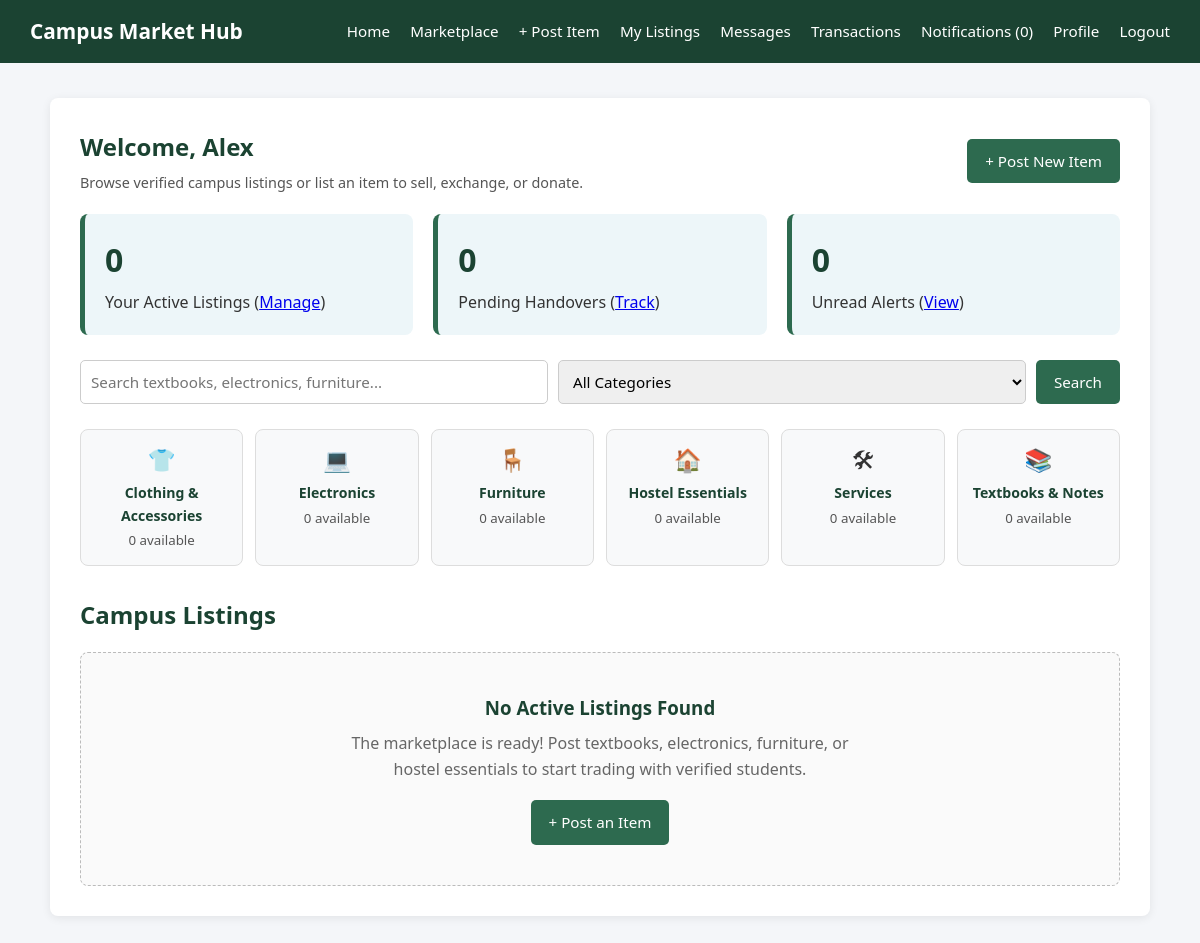
The page /student_dashboard.php (signed in) on the database its author committed.
### tables this page shows
CREATE TABLE `categories` (
  `category_id` int(11) NOT NULL,
  `category_name` varchar(100) NOT NULL
);

### student_dashboard.php (the view, shortened to what this page needs)
<?php
require_once 'config/db.php';
$user_id     = $_SESSION['user_id'];
$search      = trim($_GET['search'] ?? '');
$category_id = (int)($_GET['category'] ?? 0);
$unread_stmt = $pdo->prepare("SELECT COUNT(*) FROM notifications WHERE user_id = ? AND is_read = 0");
$unread_stmt->execute([$user_id]);
$unread_notifs = $unread_stmt->fetchColumn();
$my_active_stmt = $pdo->prepare("SELECT COUNT(*) FROM products WHERE user_id = ? AND status = 'Available'");
$my_active_stmt->execute([$user_id]);
$my_active_count = $my_active_stmt->fetchColumn();
$pending_tx_stmt = $pdo->prepare("SELECT COUNT(*) FROM transactions WHERE (buyer_id = ? OR seller_id = ?) AND transaction_status = 'Pending'");
$pending_tx_stmt->execute([$user_id, $user_id]);
$pending_tx_count = $pending_tx_stmt->fetchColumn();
$categories = $pdo->query("
    SELECT c.category_id, c.category_name, COUNT(p.product_id) AS item_count
    FROM categories c
    LEFT JOIN products p ON c.category_id = p.category_id AND p.status = 'Available'
    GROUP BY c.category_id, c.category_name
    ORDER BY c.category_name ASC
")->fetchAll();
$cat_icons = [
    'Textbooks & Notes'      => '&#128218;',
    'Electronics'            => '&#128187;',
    'Furniture'              => '&#129681;',
    'Clothing & Accessories' => '&#128085;',
    'Hostel Essentials'      => '&#127968;',
    'Services'               => '&#128736;'
];
$sql = "SELECT p.*, c.category_name, u.full_name AS seller_name
        FROM products p
        JOIN categories c ON p.category_id = c.category_id
        JOIN users u ON p.user_id = u.user_id
        WHERE p.status = 'Available'";
$params = [];
$sql .= " ORDER BY p.date_posted DESC";
$stmt = $pdo->prepare($sql);
$stmt->execute($params);
$products = $stmt->fetchAll();
?>
<!DOCTYPE html>
<html lang="en">
<head>
    <link rel="stylesheet" href="assets/style.css">
</head>
<body>
<div class="navbar">
    <h1>Campus Market Hub</h1>
    <div>
        <a href="index.php">Home</a>
        <a href="student_dashboard.php">Marketplace</a>
        <a href="add_product.php">+ Post Item</a>
        <a href="my_listings.php">My Listings</a>
        <a href="messages.php">Messages</a>
        <a href="transactions.php">Transactions</a>
        <a href="notifications.php">Notifications (<?= $unread_notifs ?>)</a>
        <a href="profile.php">Profile</a>
        <a href="logout.php">Logout</a>
    </div>
</div>
<div class="container wide">
    <div style="display:flex; justify-content:space-between; align-items:center; flex-wrap:wrap; gap:15px; margin-bottom:20px;">
        <div>
            <h2 style="margin-bottom:4px;">Welcome, <?= htmlspecialchars($_SESSION['full_name']) ?></h2>
            <p style="font-size:0.9rem; color:#555;">Browse verified campus listings or list an item to sell, exchange, or donate.</p>
        </div>
        <a href="add_product.php" class="btn" style="margin-top:0;">+ Post New Item</a>
    </div>
    <div class="stats-grid" style="margin-bottom:25px;">
        <div class="stat-card">
            <h3><?= $my_active_count ?></h3>
            <p>Your Active Listings (<a href="my_listings.php">Manage</a>)</p>
        </div>
        <div class="stat-card">
            <h3><?= $pending_tx_count ?></h3>
            <p>Pending Handovers (<a href="transactions.php">Track</a>)</p>
        </div>
        <div class="stat-card">
            <h3><?= $unread_notifs ?></h3>
            <p>Unread Alerts (<a href="notifications.php">View</a>)</p>
        </div>
    </div>
    <form method="GET" class="search-bar">
        <input type="text" name="search" placeholder="Search textbooks, electronics, furniture..." value="<?= htmlspecialchars($search) ?>">
        <select name="category">
            <option value="0">All Categories</option>
        </select>
        <button type="submit">Search</button>
    </form>
    <div style="display:grid; grid-template-columns: repeat(auto-fit, minmax(150px, 1fr)); gap:12px; margin-bottom:30px;">
        <?php foreach ($categories as $cat): ?>
            <?php
                $icon = $cat_icons[$cat['category_name']] ?? '&#128230;';
                $is_selected = ($category_id == $cat['category_id']);
            ?>
            <a href="student_dashboard.php?category=<?= $cat['category_id'] ?>"
               style="text-decoration:none; color:inherit; border: <?= $is_selected ? '2px solid #1b4332' : '1px solid #ddd' ?>; border-radius:8px; padding:12px; text-align:center; background: <?= $is_selected ? '#d8f3dc' : '#f8f9fa' ?>;">
                <div style="font-size:1.4rem; margin-bottom:4px;"><?= $icon ?></div>
                <strong style="color:#1b4332; display:block; font-size:0.88rem;"><?= htmlspecialchars($cat['category_name']) ?></strong>
                <small style="color:#555;"><?= $cat['item_count'] ?> available</small>
            </a>
        <?php endforeach; ?>
    </div>
    <h2>Campus Listings</h2>
    <?php if (empty($products)): ?>
        <div style="text-align:center; padding:40px 20px; background:#fafafa; border:1px dashed #bbb; border-radius:8px;">
            <h3 style="margin-bottom:8px;">No Active Listings Found</h3>
            <p style="color:#666; max-width:500px; margin:0 auto 18px auto;">
                <?= ($search !== '' || $category_id > 0)
                    ? 'No items matched your current filter. Try resetting your search or browse another category.'
                    : 'The marketplace is ready! Post textbooks, electronics, furniture, or hostel essentials to start trading with verified students.' ?>
            </p>
            <a href="add_product.php" class="btn" style="margin-top:0;">+ Post an Item</a>
        </div>
    <?php endif; ?>
</div>
</body>
</html>

### assets/style.css (style rules this page uses)
* { box-sizing: border-box; margin: 0; padding: 0; font-family: 'Segoe UI', Tahoma, Geneva, Verdana, sans-serif; }
body { background-color: #f4f6f9; color: #333; line-height: 1.6; }
.navbar { background-color: #1b4332; color: #fff; padding: 15px 30px; display: flex; justify-content: space-between; align-items: center; flex-wrap: wrap; }
.navbar h1 { font-size: 1.3rem; }
.navbar a { color: #fff; text-decoration: none; margin-left: 16px; font-size: 0.95rem; }
.container { max-width: 500px; margin: 35px auto; background: #fff; padding: 30px; border-radius: 8px; box-shadow: 0 2px 10px rgba(0, 0, 0, 0.08); }
.container.wide { max-width: 1100px; }
h2, h3 { color: #1b4332; margin-bottom: 18px; }
input[type="text"], input[type="email"], input[type="password"], input[type="number"], input[type="file"], select, textarea { width: 100%; padding: 10px; margin-top: 5px; border: 1px solid #ccc; border-radius: 5px; font-size: 0.95rem; }
button, .btn { display: inline-block; background-color: #2d6a4f; color: #fff; border: none; padding: 10px 18px; margin-top: 18px; border-radius: 5px; cursor: pointer; font-size: 0.95rem; text-decoration: none; text-align: center; }
.stats-grid { display: grid; grid-template-columns: repeat(auto-fit, minmax(200px, 1fr)); gap: 20px; margin-bottom: 30px; }
.stat-card { background: #edf6f9; padding: 20px; border-radius: 8px; border-left: 5px solid #2d6a4f; }
.stat-card h3 { font-size: 2rem; margin-bottom: 5px; }
.search-bar { display: flex; gap: 10px; margin-bottom: 25px; }
.search-bar input, .search-bar select { margin-top: 0; }
.search-bar button { margin-top: 0; white-space: nowrap; }

### rows shown on the page
categories: category_name "👕", category_name "Clothing & Accessories", item_count "0"
categories: category_name "💻", category_name "Electronics", item_count "0"
categories: category_name "🪑", category_name "Furniture", item_count "0"
categories: category_name "🏠", category_name "Hostel Essentials", item_count "0"
categories: category_name "🛠", category_name "Services", item_count "0"
categories: category_name "📚", category_name "Textbooks & Notes", item_count "0"

### other values the page prints
$unread_notifs "0"
$_SESSION['full_name'] "Alex"
$my_active_count "0"
$pending_tx_count "0"
